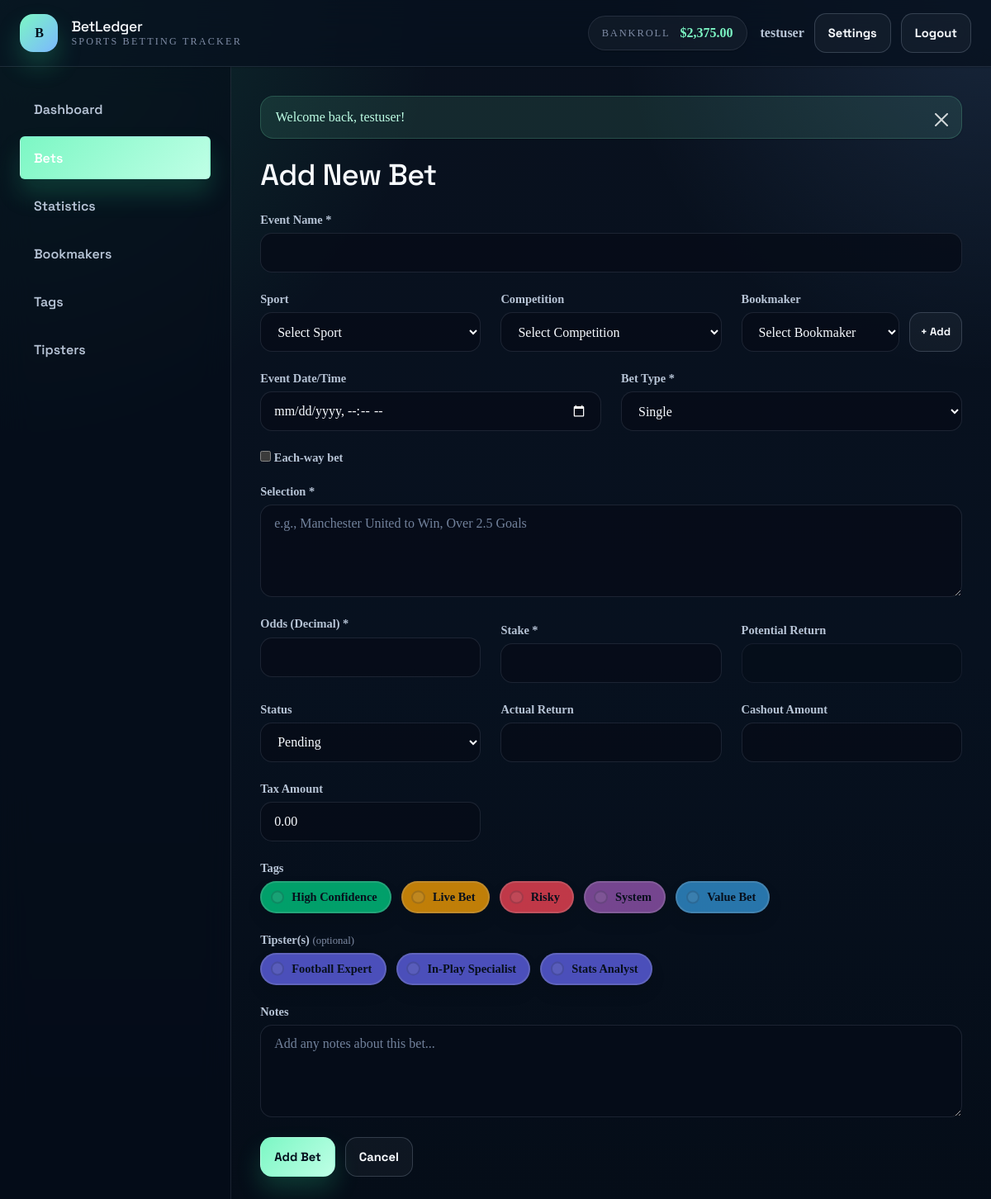
The page /bets/add (signed in) on the database its author committed.
### tables this page shows
CREATE TABLE users (
    id INT PRIMARY KEY AUTO_INCREMENT,
    username VARCHAR(50) UNIQUE NOT NULL,
    email VARCHAR(120) UNIQUE NOT NULL,
    password_hash VARCHAR(255) NOT NULL,
    currency VARCHAR(3) DEFAULT 'USD',
    timezone VARCHAR(50) DEFAULT 'UTC',
    odds_format VARCHAR(20) DEFAULT 'decimal',
    date_format VARCHAR(20) DEFAULT 'Y-m-d',
    bankroll_start DECIMAL(12, 2) DEFAULT 0,
    created_at TIMESTAMP DEFAULT CURRENT_TIMESTAMP,
    updated_at TIMESTAMP DEFAULT CURRENT_TIMESTAMP ON UPDATE CURRENT_TIMESTAMP,
    deleted_at TIMESTAMP NULL,
    INDEX idx_email (email),
    INDEX idx_username (username)
);

CREATE TABLE tags (
    id INT PRIMARY KEY AUTO_INCREMENT,
    user_id INT NOT NULL,
    name VARCHAR(50) NOT NULL,
    color VARCHAR(7) DEFAULT '#3498db',
    created_at TIMESTAMP DEFAULT CURRENT_TIMESTAMP,
    FOREIGN KEY (user_id) REFERENCES users(id) ON DELETE CASCADE,
    UNIQUE KEY unique_user_tag (user_id, name),
    INDEX idx_user_id (user_id)
);

CREATE TABLE tipsters (
    id INT PRIMARY KEY AUTO_INCREMENT,
    user_id INT NOT NULL,
    name VARCHAR(100) NOT NULL,
    source_url VARCHAR(255),
    notes TEXT,
    is_active BOOLEAN DEFAULT TRUE,
    created_at TIMESTAMP DEFAULT CURRENT_TIMESTAMP,
    FOREIGN KEY (user_id) REFERENCES users(id) ON DELETE CASCADE,
    INDEX idx_user_id (user_id),
    INDEX idx_name (name)
);

### src/views/bets/add.php (called while the page is built, shortened)
<?php
include __DIR__ . '/../layout.php';
?>

### src/controllers/BetController.php (called while the page is built, shortened)
<?php
class BetController {
    public static function showAdd() {
        $userId = getCurrentUserId();
        $tagModel = new Tag();
        $tipsterModel = new Tipster();
        $tags = $tagModel->getByUser($userId);
        $tipsters = $tipsterModel->getByUser($userId);
        include __DIR__ . '/../views/bets/add.php';
    }
}

### config/helpers.php (called while the page is built, shortened)
<?php
function sanitize($input) {
    return htmlspecialchars($input, ENT_QUOTES, 'UTF-8');
}
function formatCurrency($amount, $currency = 'USD', $decimals = 2) {
    $symbols = CURRENCY_SYMBOLS;
    $symbol = isset($symbols[$currency]) ? $symbols[$currency] : '$';
    $formatted = number_format($amount, $decimals, '.', ',');
    return $symbol . $formatted;
}
function isLoggedIn() {
    return isset($_SESSION['user_id']);
}
function getCurrentUserId() {
    return $_SESSION['user_id'] ?? null;
}
function getCurrentUser() {
    $db = Database::getInstance()->getConnection();
    $stmt = $db->prepare('SELECT * FROM users WHERE id = ?');
    $stmt->execute([getCurrentUserId()]);
    return $stmt->fetch();
}
function getFlash($type) {
    if (isset($_SESSION['flash'][$type])) {
        $message = $_SESSION['flash'][$type];
        return $message;
    }
    return null;
}
function hasFlash($type) {
    return isset($_SESSION['flash'][$type]);
}

### config/Database.php (called while the page is built, shortened)
<?php
class Database {
    private static $instance = null;
    private $connection = null;
    private function __construct() {
        try {
            $dsn = 'mysql:host=' . DB_HOST . ';port=' . DB_PORT . ';dbname=' . DB_NAME . ';charset=utf8mb4';
            $this->connection = new PDO(
                $dsn,
                DB_USER,
                DB_PASS,
                [
                    PDO::ATTR_ERRMODE => PDO::ERRMODE_EXCEPTION,
                    PDO::ATTR_DEFAULT_FETCH_MODE => PDO::FETCH_ASSOC,
                    PDO::ATTR_EMULATE_PREPARES => false,
                    PDO::MYSQL_ATTR_INIT_COMMAND => "SET NAMES utf8mb4 COLLATE utf8mb4_unicode_ci"
                ]
            );
        } catch (PDOException $e) {
            die('Database Connection Error: ' . $e->getMessage());
        }
    }
    public static function getInstance() {
        if (self::$instance === null) {
            self::$instance = new Database();
        }
        return self::$instance;
    }
    public function getConnection() {
        return $this->connection;
    }
}

### src/models/User.php (called while the page is built, shortened)
<?php
class User {
    private $db;
    public function __construct() {
        $this->db = Database::getInstance()->getConnection();
    }
    public function getCurrentBankroll($userId) {
        $stmt = $this->db->prepare('
            SELECT SUM(account_balance + bonus_balance) as total_balance
            FROM bookmakers
            WHERE user_id = ? AND is_archived = 0
        ');
        $stmt->execute([$userId]);
        $result = $stmt->fetch();
        return $result['total_balance'] ?? 0;
    }
}

### src/models/Tag.php (called while the page is built, shortened)
<?php
class Tag {
    private $db;
    public function __construct() {
        $this->db = Database::getInstance()->getConnection();
    }
    public function getByUser($userId) {
        $stmt = $this->db->prepare('SELECT * FROM tags WHERE user_id = ? ORDER BY name');
        $stmt->execute([$userId]);
        return $stmt->fetchAll();
    }
}

### src/models/Tipster.php (called while the page is built, shortened)
<?php
class Tipster {
    private $db;
    public function __construct() {
        $this->db = Database::getInstance()->getConnection();
    }
    public function getByUser($userId, $activeOnly = true) {
        $sql = 'SELECT * FROM tipsters WHERE user_id = ?';
        $params = [$userId];
        if ($activeOnly) {
            $sql .= ' AND is_active = 1';
        }
        $sql .= ' ORDER BY name';
        $stmt = $this->db->prepare($sql);
        $stmt->execute($params);
        return $stmt->fetchAll();
    }
}

### src/views/bets/add-content.php (the view, shortened to what this page needs)
<div class="bet-form-container">
    <h1>Add New Bet</h1>
    <form method="POST" action="/bets/add" class="bet-form">
        <div class="form-row">
            <div class="form-group full">
                <label for="event_name">Event Name *</label>
                <input type="text" id="event_name" name="event_name" required>
            </div>
        </div>
        <div class="form-row">
            <div class="form-group">
                <label for="sport_id">Sport</label>
                <select id="sport_id" name="sport_id">
                    <option value="">Select Sport</option>
                </select>
            </div>
            <div class="form-group">
                <label for="competition_id">Competition</label>
                <select id="competition_id" name="competition_id">
                    <option value="">Select Competition</option>
                </select>
            </div>
            <div class="form-group">
                <label for="bookmaker_id">Bookmaker</label>
                <div class="form-input-with-action">
                    <select id="bookmaker_id" name="bookmaker_id">
                        <option value="">Select Bookmaker</option>
                    </select>
                    <a href="/bookmakers/add" class="btn btn-small btn-secondary">+ Add</a>
                </div>
            </div>
        </div>
        <div class="form-row">
            <div class="form-group">
                <label for="event_date">Event Date/Time</label>
                <input type="datetime-local" id="event_date" name="event_date">
            </div>
            <div class="form-group">
                <label for="bet_type">Bet Type *</label>
                <select id="bet_type" name="bet_type" required>
                    <option value="single">Single</option>
                </select>
            </div>
        </div>
        <div class="form-row">
            <div class="form-group">
                <label class="checkbox-label" for="each_way">
                    <input type="checkbox" id="each_way" name="each_way" value="1">
                    Each-way bet
                </label>
            </div>
        </div>
        <div class="form-row">
            <div class="form-group full">
                <label for="selection">Selection *</label>
                <textarea id="selection" name="selection" required rows="2" placeholder="e.g., Manchester United to Win, Over 2.5 Goals"></textarea>
            </div>
        </div>
        <div class="form-row">
            <div class="form-group">
                <label for="odds">Odds (Decimal) *</label>
                <input type="number" id="odds" name="odds" step="0.01" min="1" required>
            </div>
            <div class="form-group">
                <label for="stake">Stake *</label>
                <input type="number" id="stake" name="stake" step="0.01" min="0" required>
            </div>
            <div class="form-group">
                <label>Potential Return</label>
                <input type="number" id="potential_return" disabled readonly>
            </div>
        </div>
        <div class="form-row">
            <div class="form-group">
                <label for="status">Status</label>
                <select id="status" name="status">
                    <option value="pending" selected>Pending</option>
                </select>
            </div>
            <div class="form-group">
                <label for="actual_return">Actual Return</label>
                <input type="number" id="actual_return" name="actual_return" step="0.01">
            </div>
            <div class="form-group">
                <label for="cashout_amount">Cashout Amount</label>
                <input type="number" id="cashout_amount" name="cashout_amount" step="0.01">
            </div>
            <div class="form-group">
                <label for="tax_amount">Tax Amount</label>
                <input type="number" id="tax_amount" name="tax_amount" step="0.01" value="0">
            </div>
        </div>
        <div class="form-row">
            <div class="form-group full">
                <label for="tags">Tags</label>
                <div class="tag-selector">
                    <?php foreach ($tags as $tag): ?>
                    <label class="tag-option">
                        <span class="tag-label" style="background-color: <?php echo $tag['color']; ?>">
                            <?php echo sanitize($tag['name']); ?>
                        </span>
                    </label>
                    <?php endforeach; ?>
                </div>
            </div>
        </div>
        <div class="form-row">
            <div class="form-group full">
                <label for="tipsters">Tipster(s) <small>(optional)</small></label>
                <div class="tag-selector">
                    <?php foreach ($tipsters as $tipster): ?>
                    <label class="tag-option">
                        <span class="tag-label" style="background-color: #6366f1;">
                            <?php echo sanitize($tipster['name']); ?>
                        </span>
                    </label>
                    <?php endforeach; ?>
                </div>
            </div>
        </div>
        <div class="form-row">
            <div class="form-group full">
                <label for="notes">Notes</label>
                <textarea id="notes" name="notes" rows="3" placeholder="Add any notes about this bet..."></textarea>
            </div>
        </div>
        <div class="form-actions">
            <button type="submit" class="btn btn-primary">Add Bet</button>
            <a href="/bets" class="btn btn-secondary">Cancel</a>
        </div>
    </form>
</div>

### src/views/layout.php (shortened to what this page needs)
<!DOCTYPE html>
<html lang="en">
<head>
    <link href="https://cdn.jsdelivr.net/npm/bootstrap@5.3.3/dist/css/bootstrap.min.css" rel="stylesheet">
    <link rel="stylesheet" href="/css/style.css">
</head>
<body class="<?php echo isLoggedIn() ? 'app-shell authenticated-shell' : 'app-shell guest-shell'; ?>">
    <?php $currentRoute = $request_uri ?? ''; ?>
    <div class="app-shell-frame">
        <header class="app-header">
            <div class="container-fluid px-4 py-3 header-content">
                <a href="/" class="logo text-decoration-none">
                    <?php if (isLoggedIn()): ?>
                    <span class="brand-mark"><?php echo substr(APP_NAME, 0, 1); ?></span>
                    <?php endif; ?>
                    <span>
                        <h1><?php echo APP_NAME; ?></h1>
                        <span class="tagline">Sports betting tracker</span>
                    </span>
                </a>
                <?php if (isLoggedIn()): ?>
                <div class="header-right">
                    <div class="bankroll-display">
                        <?php
                        $user = new User();
                        $bankroll = $user->getCurrentBankroll(getCurrentUserId());
                        $currency = getCurrentUser()['currency'] ?? 'USD';
                        ?>
                        <span class="label">Bankroll</span>
                        <span class="amount <?php echo $bankroll < 0 ? 'negative' : 'positive'; ?>">
                            <?php echo formatCurrency($bankroll, $currency); ?>
                        </span>
                    </div>
                    <div class="user-menu">
                        <span class="username"><?php echo sanitize(getCurrentUser()['username']); ?></span>
                        <a href="/settings" class="btn btn-outline-light btn-sm">Settings</a>
                        <a href="/logout" class="btn btn-light btn-sm">Logout</a>
                    </div>
                </div>
                <?php endif; ?>
            </div>
        </header>
        <div class="main-layout">
            <?php if (isLoggedIn()): ?>
            <aside class="sidebar">
                <div class="sidebar-inner">
                    <nav class="nav-menu nav nav-pills flex-column">
                        <a href="/" class="nav-item nav-link <?php echo ($currentRoute === '' || $currentRoute === 'dashboard') ? 'active' : ''; ?>">Dashboard</a>
                        <a href="/bets" class="nav-item nav-link <?php echo strpos($currentRoute, 'bets') === 0 ? 'active' : ''; ?>">Bets</a>
                        <a href="/statistics" class="nav-item nav-link <?php echo strpos($currentRoute, 'statistics') === 0 ? 'active' : ''; ?>">Statistics</a>
                        <a href="/bookmakers" class="nav-item nav-link <?php echo strpos($currentRoute, 'bookmakers') === 0 ? 'active' : ''; ?>">Bookmakers</a>
                        <a href="/tags" class="nav-item nav-link <?php echo strpos($currentRoute, 'tags') === 0 ? 'active' : ''; ?>">Tags</a>
                        <a href="/tipsters" class="nav-item nav-link <?php echo strpos($currentRoute, 'tipsters') === 0 ? 'active' : ''; ?>">Tipsters</a>
                    </nav>
                </div>
            </aside>
            <?php endif; ?>
            <main class="main-content">
                <?php if (hasFlash('success')): ?>
                <div class="alert alert-success alert-dismissible fade show" role="alert">
                    <?php echo getFlash('success'); ?>
                    <button type="button" class="btn-close" data-bs-dismiss="alert" aria-label="Close"></button>
                </div>
                <?php endif; ?>
                <?php include $content_view; ?>
            </main>
        </div>
    </div>
</body>
</html>

### rows shown on the page
users: username "testuser"
tags: name "High Confidence"
tags: name "Live Bet"
tags: name "Risky"
tags: name "System"
tags: name "Value Bet"
tipsters: name "Football Expert"
tipsters: name "In-Play Specialist"
tipsters: name "Stats Analyst"

### other values the page prints
substr(APP_NAME, 0, 1) "B"
APP_NAME "BetLedger"
formatCurrency($bankroll, $currency) "$2,375.00"
getFlash('success') "Welcome back, testuser!"
